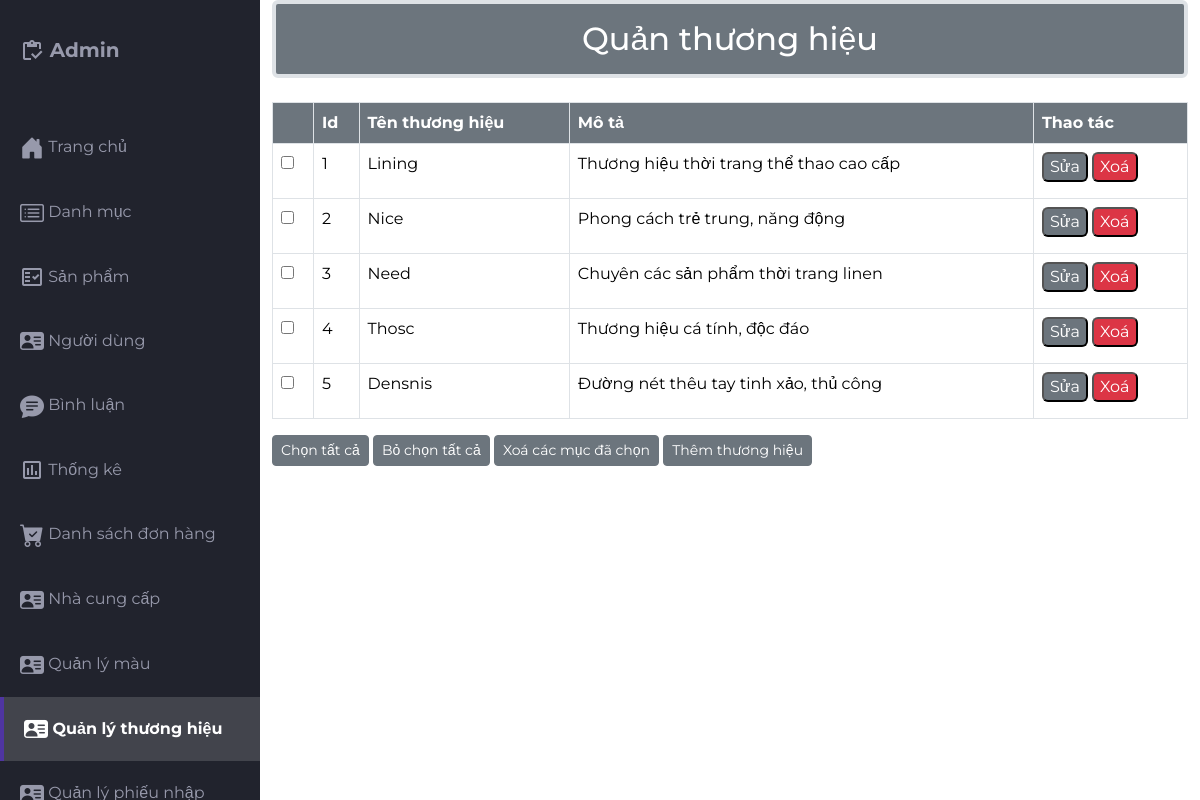
The app's page /src/Admin/indexadmin.php?act=thuonghieu (signed in) with its own data.
### tables this page shows
CREATE TABLE `thuong_hieu` (
  `id` int(11) NOT NULL,
  `ten_thuong_hieu` varchar(255) NOT NULL,
  `mo_ta` text DEFAULT NULL
);

### src/app/model/connectdb.php (called while the page is built, shortened)
<?php
function get_connect()
{
    try {
        $conn = new PDO("mysql:host=localhost;dbname=da1;charset=utf8", "root", "");
        $conn->setAttribute(PDO::ATTR_ERRMODE, PDO::ERRMODE_EXCEPTION);
        return $conn;
    } catch (Exception $e) {
        echo 'Kết nối thất bại: ' . $e->getMessage();
        return null;
    }
}
function pdo_queryall($sql)
{
    $thamso = array_slice(func_get_args(), 1);
    $conn = get_connect();
    try {
        $exe = $conn->prepare($sql);
        $exe->execute($thamso);
        return $exe->fetchAll(PDO::FETCH_ASSOC);
    } catch (Exception $e) {
        echo 'Thao tác thất bại: ' . $e->getMessage();
    } finally {
        unset($conn);
    }
}

### src/app/model/brand.php (called while the page is built, shortened)
<?php
function query_allbrand(){
        $sql = "select * from thuong_hieu order by id asc";
        $result = pdo_queryall($sql);
        return $result;
    }
?>

### src/Admin/qlthuonghieu/thuonghieu.php (the view)
<div class="container">
                <h2 class="border border-4 mb-4 text-bg-secondary p-3 text-center rounded">Quản thương hiệu</h2>
                    <div class="table-responsive">
                      <table class="table table-bordered">
                          <thead>
                            <tr>
                              <Th class="text-bg-secondary"></Th>
                              <th class="text-bg-secondary">Id</th>
                              <th class="text-bg-secondary">Tên thương hiệu</th>
                              <th class="text-bg-secondary">Mô tả</th>
                              <Th class="text-bg-secondary">Thao tác</Th>
                            </tr>
                          </thead>
                          <tbody>
                          <?php foreach ($listbrand as $itembrand) {
                          extract($itembrand);
                          ?>
                            <tr>
                              <td><input type="checkbox" name="checkbox" id=""></td>
                              <td><?= $id  ?></td>
                              <td><?= $ten_thuong_hieu ?></td>
                              <td><?= $mo_ta ?></td>
                              <td>
                                <a href="indexadmin.php?act=suabrand&brand_idsua=<?php echo $id?>" class="mb-2"><input class="mb-2 text-bg-secondary rounded" type="button" name="" value="Sửa" id=""></a>
                                  <a href="indexadmin.php?act=xoabrand&id=<?php echo $id ?>"><input type="button"  class="mb-2 text-bg-danger rounded" onclick="return confirm('Bạn có chắc muốn xoá ?')" name="" value="Xoá" id=""></a>
                              </td>
                            </tr>
                          <?php  } ?>
                          </tbody>
                        </table>
                    </div>
                    <div class="">
                      <button type="button" class="btn btn-secondary btn-sm ">Chọn tất cả</button>
                      <button type="button" class="btn btn-secondary btn-sm">Bỏ chọn tất cả</button>
                      <button type="button" class="btn btn-secondary btn-sm">Xoá các mục đã chọn</button>
                      <a href="indexadmin.php?act=addbrand1">
                        <button type="button" class="btn btn-secondary btn-sm">Thêm thương hiệu</button>
                    </a>
                    </div>
            </div>

### src/Admin/css/styles.css (style rules this page uses)
body { margin: 0; padding: 0; box-sizing: border-box; background-color: #e6e8ed; color: #666666; font-family: "Montserrat", sans-serif; }

### records on screen
thuong_hieu: id "1", ten_thuong_hieu "Lining", mo_ta "Thương hiệu thời trang thể thao cao cấp"
thuong_hieu: id "2", ten_thuong_hieu "Nice", mo_ta "Phong cách trẻ trung, năng động"
thuong_hieu: id "3", ten_thuong_hieu "Need", mo_ta "Chuyên các sản phẩm thời trang linen"
thuong_hieu: id "4", ten_thuong_hieu "Thosc", mo_ta "Thương hiệu cá tính, độc đáo"
thuong_hieu: id "5", ten_thuong_hieu "Densnis", mo_ta "Đường nét thêu tay tinh xảo, thủ công"
